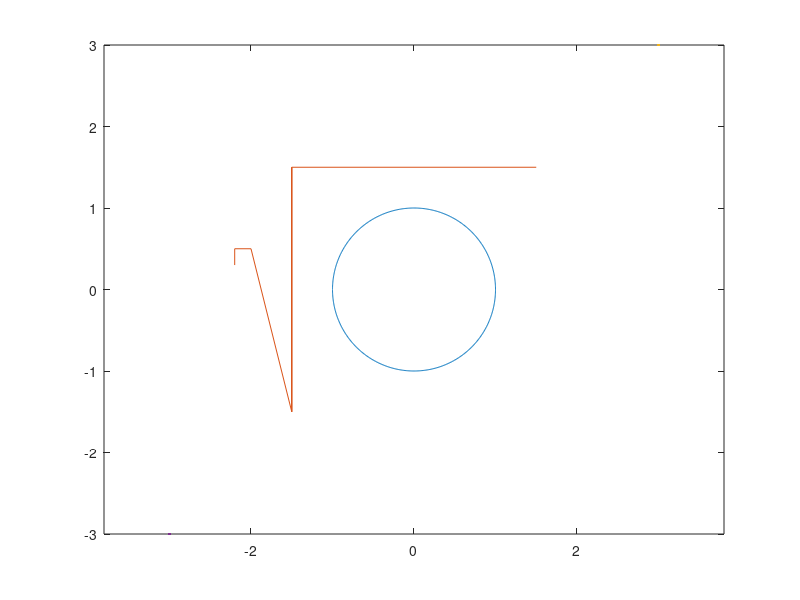

Recreate this plot in MATLAB.
close, clear, clc


x =-pi:0.01:pi;

plot(cos(x),sin(x))

hold on

c = [-2.2 0.3;-2.2 0.5;-2 0.5; -1.5 -1.5;-1.5 1.5; -1.5 -1.5;-1.5 1.5; 1.5 1.5]

plot(c(:,1),c(:,2))

plot(3,3);
plot(-3,-3);
axis equal